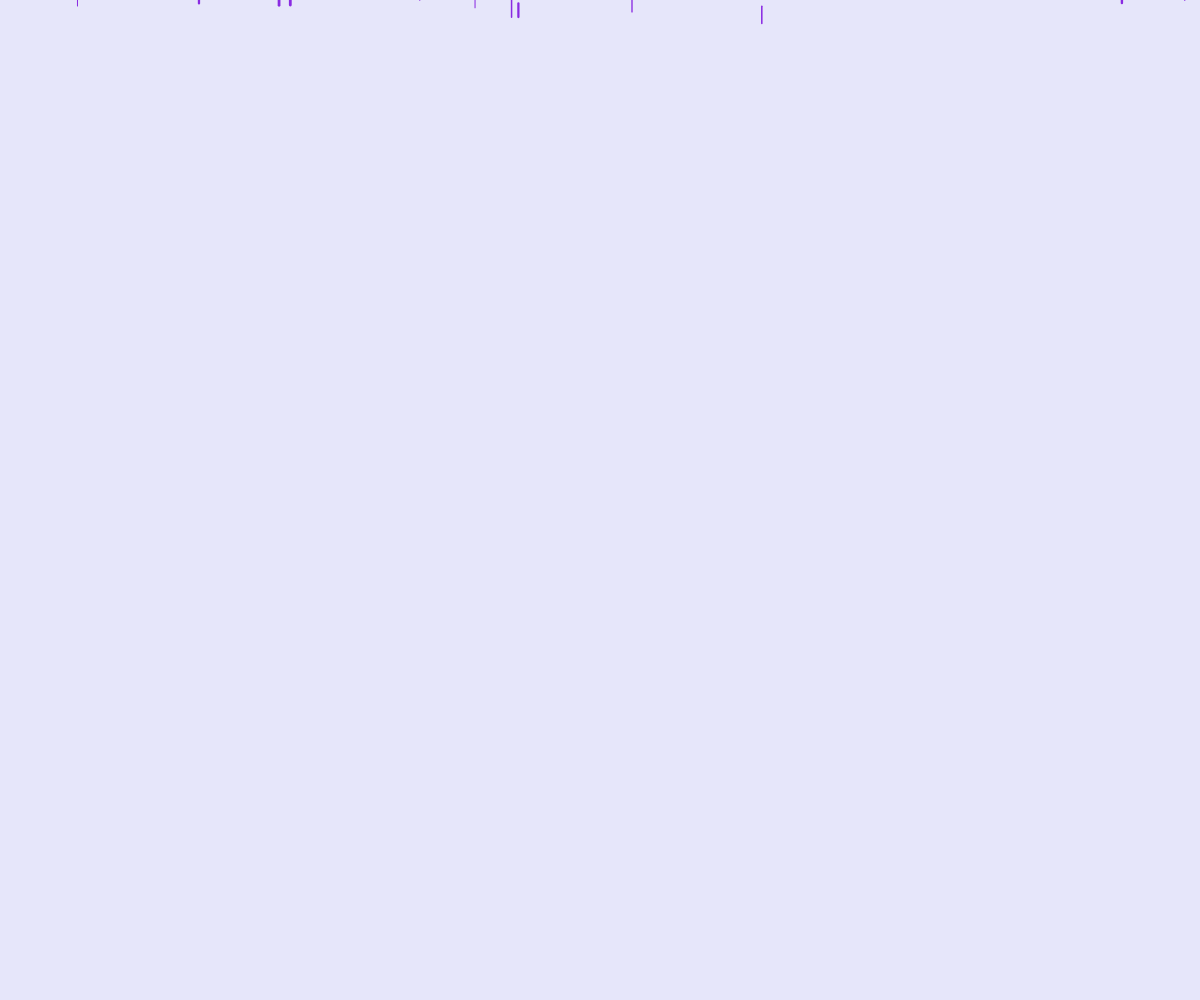
Frame 1 (no input)
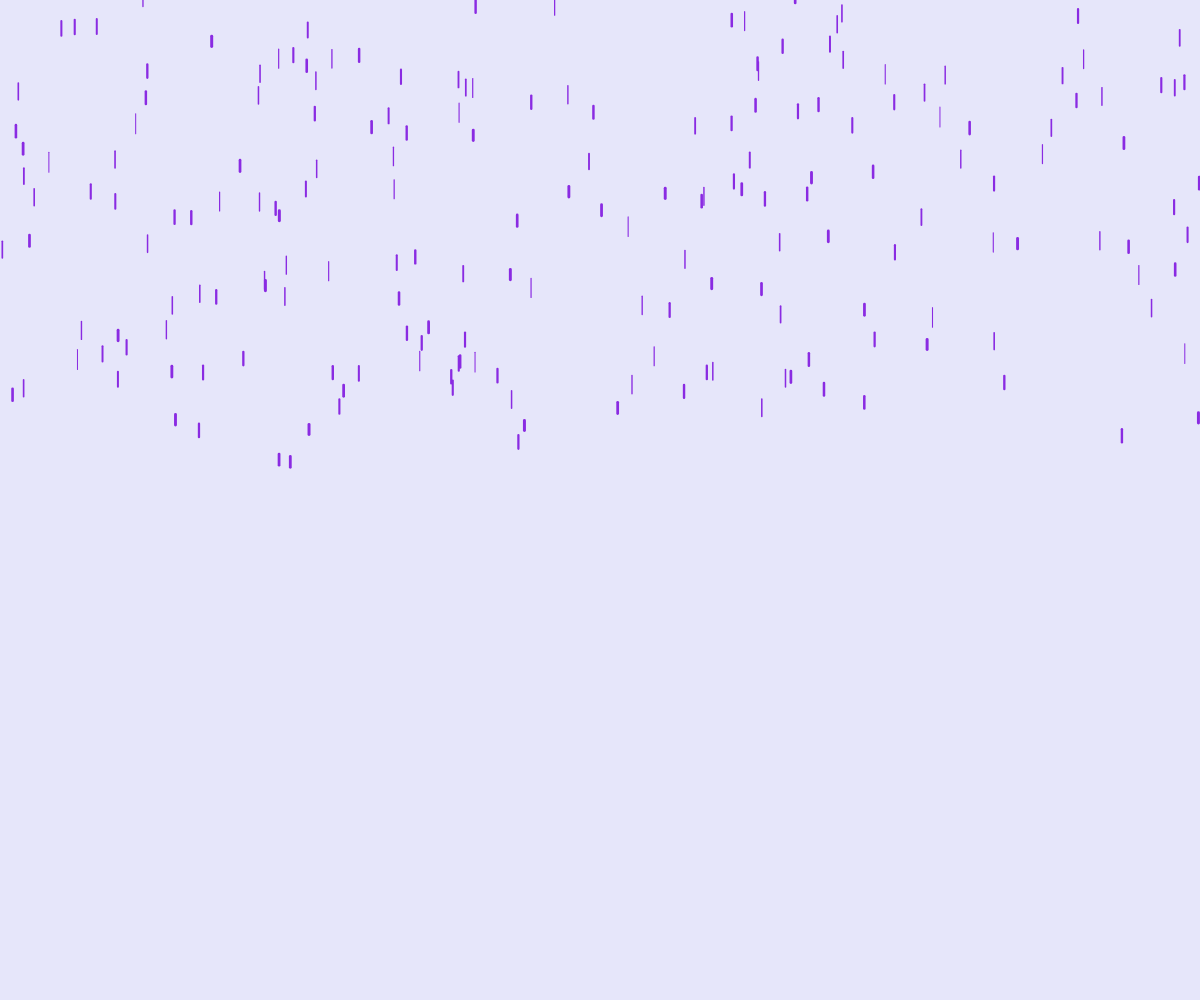
Frame 60 (no input)
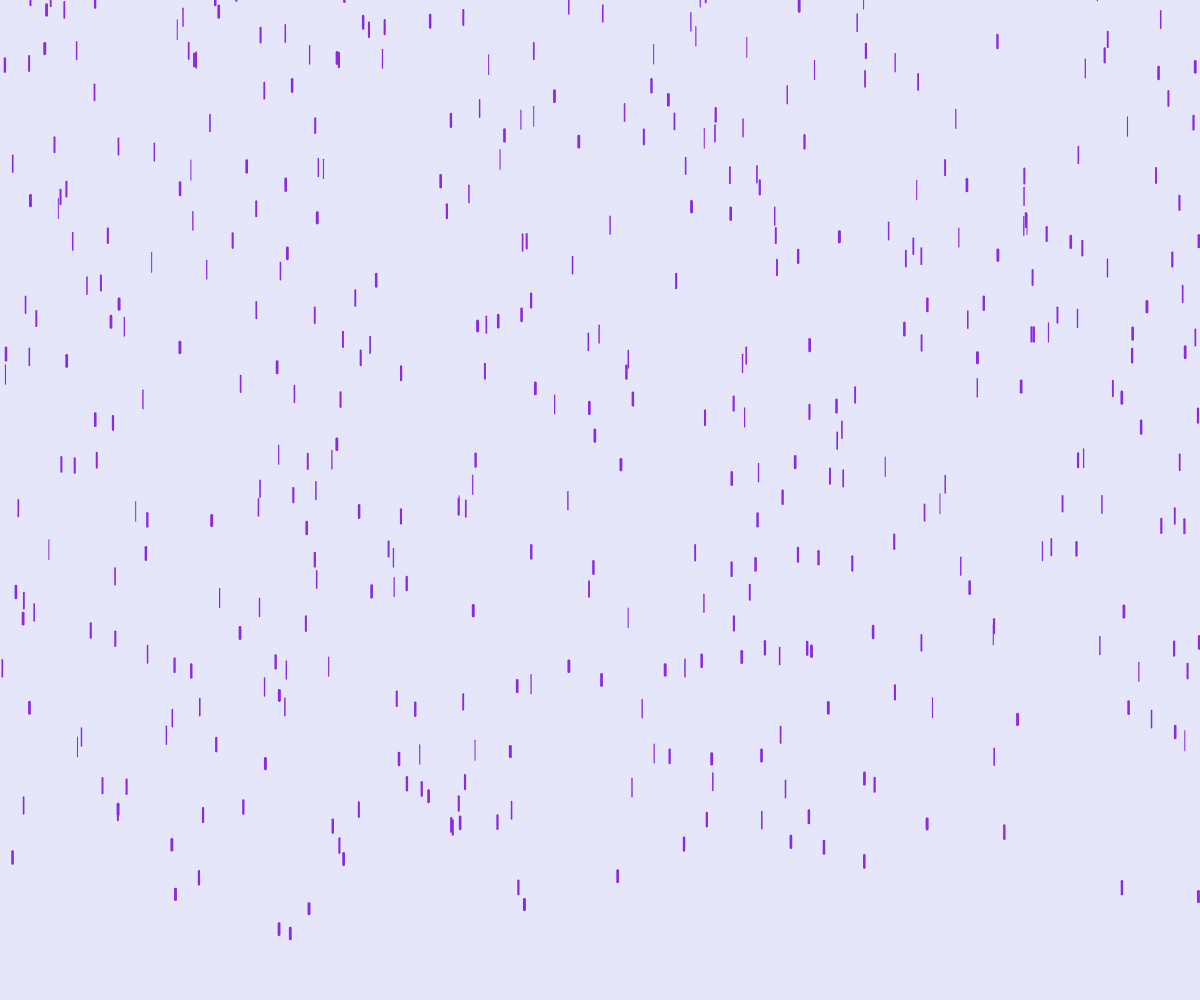
Frame 120 (the mouse pressed at the canvas centre since frame 60)

The p5.js sketch that drew these frames (run headless with seeded random() and noise() and a simulated clock; from frame 60 on, the mouse is pressed at the canvas centre):

// p5.js sketch
// ── sketch.js
class RainDrop {
	constructor() {
		this.x = random(0, width)
		this.y = random(-1000, 0)
		this.z = random(0, 40)
		this.ySpeed = map(this.z, 0, 40, 8, 6)
		this.len = map(this.z, 0, 40, 10, 20)
		this.weight = map(this.z, 0, 40, 3, 1)
	}
	
	fall() {
		this.y = this.y + this.ySpeed
		this.ySpeed += map(this.z, 0, 40, 0, 0.005)
		if (this.y > height) {
			this.hit()
			this.ySpeed = map(this.z, 0, 40, 10, 4)
			this.x = random(0, width)
			this.y = random(-200, -100)
		}
	}

	display() {
		stroke(138, 43, 226)
		strokeWeight(this.weight)
		line(this.x, this.y, this.x, this.y + this.len)
	}

	hit() {
		stroke(0,76, 163)
		fill(0,76,163, random(100, 250))
		for (let i = 0; i < 5; i = i + 1) {
			let r = random(3,8)
			ellipse(this.x + random(-15,15), height - random(0,30), r, r)
		}
		
	}

}

let drops = [];
let isLoop = true

function setup() {
	createCanvas(windowWidth, windowHeight);
	for (let i = 0; i < 500; i = i + 1) {
		drops[i] = new RainDrop()
	}
}

function draw() {
	background(230, 230, 250);
	noStroke();
	for (let i = 0; i < 500; i = i + 1) {
		drops[i].fall()
		drops[i].display()
	}
}

function mousePressed(){
	if(isLoop === true){
		noLoop()
		isLoop = false
	}
	else{
		loop()
		isLoop = true
	}
}
